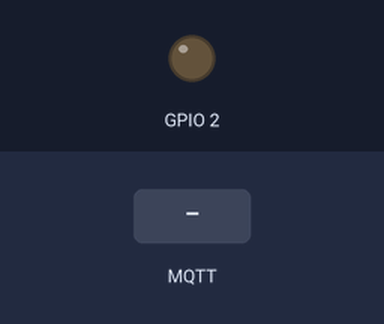
The sketch below on a simulated ESP8266 (NodeMCU). Parts: output pins drawn as LEDs (lit = HIGH). Inputs (shaded band) come from the test bench. WiFi joins after 1.5 s; servers stay silent unless stated; no MQTT or app messages arrive unless stated; what the sketch prints to the serial monitor is not drawn.

Above: at 2.7 s.
2.8 s: MQTT message "0" arrives on the first subscribed topic
At 4.4 s:
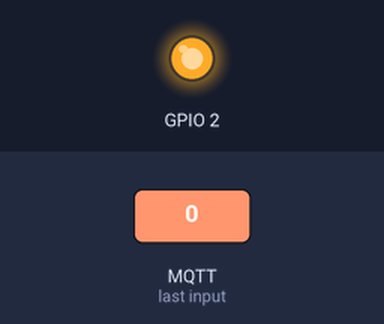
5.0 s: MQTT message "1" arrives on the first subscribed topic
At 5.9 s:
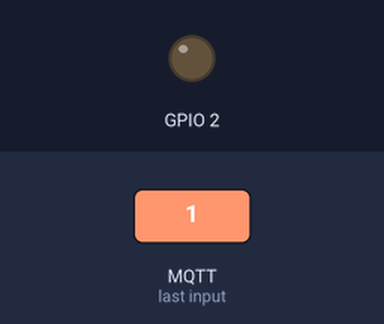
7.0 s: MQTT message "2" arrives on the first subscribed topic
At 8.7 s:
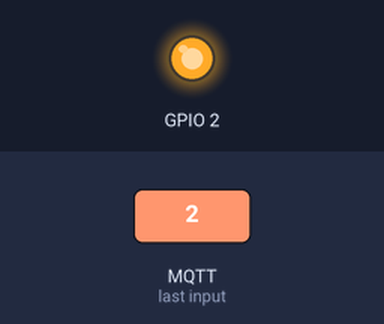
Timing chart, 0 to 10.2 s (numbered marks = the images above; inputs shaded):
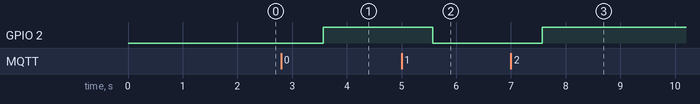

Measured:
- after the input at 2.8 s, GPIO 2: LOW → HIGH after 0.77 s
- after the input at 5.0 s, GPIO 2: HIGH → LOW after 0.57 s
- after the input at 7.0 s, GPIO 2: LOW → HIGH after 0.57 s

The sketch:

mqtt_kickstart_code_RX_TX.ino
```cpp
#include <ESP8266WiFi.h>
#include <PubSubClient.h>

// Update these with values suitable for your network.

const char* ssid = "iBall-Baton";
const char* password = "desd1234!";
const char* mqtt_server = "broker.mqtt-dashboard.com";

WiFiClient espClient;
PubSubClient client(espClient);
long lastMsg = 0;
char msg[50];
int value = 0;

void setup_wifi() {

  delay(10);
  // We start by connecting to a WiFi network
  Serial.println();
  Serial.print("Connecting to ");
  Serial.println(ssid);

  WiFi.begin(ssid, password);

  while (WiFi.status() != WL_CONNECTED) {
    delay(500);
    Serial.print(".");
  }

  Serial.println("");
  Serial.println("WiFi connected");
  Serial.println("IP address: ");
  Serial.println(WiFi.localIP());
}

void callback(char* topic, byte* payload, unsigned int length) {
  Serial.print("Message arrived [");
  Serial.print(topic);
  Serial.print("] ");
  for (int i = 0; i < length; i++) {
    Serial.print((char)payload[i]);
  }
  Serial.println();

  // Switch on the LED if an 1 was received as first character
  if ((char)payload[0] == '1') {
    digitalWrite(BUILTIN_LED, LOW);   // Turn the LED on (Note that LOW is the voltage level
    // but actually the LED is on; this is because
    // it is acive low on the ESP-01)
  } else {
    digitalWrite(BUILTIN_LED, HIGH);  // Turn the LED off by making the voltage HIGH
  }

}

void reconnect() {
  // Loop until we're reconnected
  while (!client.connected()) {
    // Attempt to connect
    if (client.connect("ESP8266Client")) {
      // Once connected, publish an announcement...
      client.publish("outToppppic", "hello wooorld");
      // ... and resubscribe
      client.subscribe("tooled");
    } else {
      Serial.print("failed, rc=");
      Serial.print(client.state());
      Serial.println(" try again in 5 seconds");
      // Wait 5 seconds before retrying
    }
  }
}

void setup() {
  pinMode(BUILTIN_LED, OUTPUT);     // Initialize the BUILTIN_LED pin as an output
  Serial.begin(115200);
  setup_wifi();
  client.setServer(mqtt_server,1883);
  client.setCallback(callback);
}

void loop() {

  if (!client.connected()) {
    reconnect();
  }
  client.loop();
    client.publish("outTopic", "msg");
    delay(1000);

}
```
